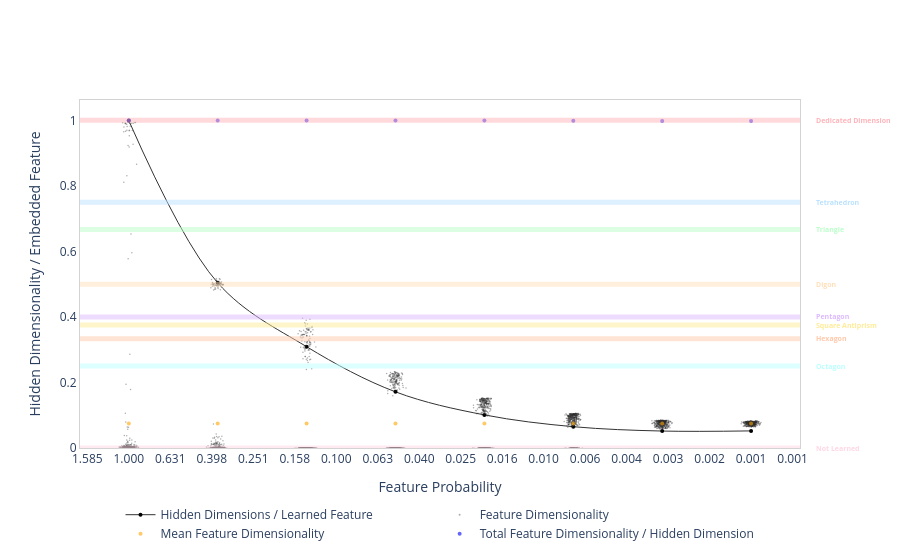

The notebook cell saved with this chart:
### Code cell
fig.show()

### Figure 1 — Plotly figure (JSON) as saved in the notebook; plotly's stock layout.template omitted (floating-point values rounded to 4 significant figures; data arrays with more than 128 entries replaced by an {"elided": "..."} marker saying what was removed)
{"data": [{"hovertemplate": "Hidden Dimensions / Learned Feature: %{y:.3f}<extra></extra>", "line": {"color": "#333333", "shape": "spline", "width": 1}, "marker": {"color": "black", "size": 4}, "mode": "lines+markers", "name": "Hidden Dimensions / Learned Feature", "type": "scatter", "x": [1.0, 0.3728, 0.1389, 0.05179, 0.01931, 0.007197, 0.002683, 0.001], "y": [0.9993, 0.504, 0.3092, 0.1714, 0.101, 0.06502, 0.05176, 0.05219]}, {"hovertemplate": "Feature Dimensionality: %{y:.3f}<extra></extra>", "marker": {"color": "#333333", "opacity": 0.4, "size": 1.5}, "mode": "markers", "name": "Feature Dimensionality", "type": "scatter", "x": {"elided": "3200 float values"}, "y": {"elided": "3200 float values"}}, {"hovertemplate": "Mean Feature Dimensionality: %{y:.3f}<extra></extra>", "marker": {"color": "orange", "opacity": 0.6, "size": 4}, "mode": "markers", "name": "Mean Feature Dimensionality", "type": "scatter", "x": [1.0, 0.3728, 0.1389, 0.05179, 0.01931, 0.007197, 0.002683, 0.001], "y": [0.07498, 0.07498, 0.07494, 0.07493, 0.07495, 0.07491, 0.07487, 0.07484]}, {"hovertemplate": "Total Feature Dimensionality / Hidden Dimension: %{y:.3f}<extra></extra>", "marker": {"color": "blue", "opacity": 0.6, "size": 4}, "mode": "markers", "name": "Total Feature Dimensionality / Hidden Dimension", "type": "scatter", "x": [1.0, 0.3728, 0.1389, 0.05179, 0.01931, 0.007197, 0.002683, 0.001], "y": [0.9997, 0.9998, 0.9993, 0.9991, 0.9993, 0.9988, 0.9983, 0.9978]}], "layout": {"annotations": [{"font": {"color": "rgb(255, 179, 186)", "size": 7, "weight": "bold"}, "showarrow": false, "text": "Dedicated Dimension", "x": 1.02, "xanchor": "left", "xref": "paper", "y": 1, "yref": "y"}, {"font": {"color": "rgb(186, 225, 255)", "size": 7, "weight": "bold"}, "showarrow": false, "text": "Tetrahedron", "x": 1.02, "xanchor": "left", "xref": "paper", "y": 0.75, "yref": "y"}, {"font": {"color": "rgb(186, 255, 201)", "size": 7, "weight": "bold"}, "showarrow": false, "text": "Triangle", "x": 1.02, "xanchor": "left", "xref": "paper", "y": 0.6667, "yref": "y"}, {"font": {"color": "rgb(255, 223, 186)", "size": 7, "weight": "bold"}, "showarrow": false, "text": "Digon", "x": 1.02, "xanchor": "left", "xref": "paper", "y": 0.5, "yref": "y"}, {"font": {"color": "rgb(221, 186, 255)", "size": 7, "weight": "bold"}, "showarrow": false, "text": "Pentagon", "x": 1.02, "xanchor": "left", "xref": "paper", "y": 0.4, "yref": "y"}, {"font": {"color": "rgb(255, 235, 150)", "size": 7, "weight": "bold"}, "showarrow": false, "text": "Square Antiprism", "x": 1.02, "xanchor": "left", "xref": "paper", "y": 0.375, "yref": "y"}, {"font": {"color": "rgb(255, 200, 170)", "size": 7, "weight": "bold"}, "showarrow": false, "text": "Hexagon", "x": 1.02, "xanchor": "left", "xref": "paper", "y": 0.3333, "yref": "y"}, {"font": {"color": "rgb(186, 255, 255)", "size": 7, "weight": "bold"}, "showarrow": false, "text": "Octagon", "x": 1.02, "xanchor": "left", "xref": "paper", "y": 0.25, "yref": "y"}, {"font": {"color": "rgb(255, 214, 229)", "size": 7, "weight": "bold"}, "showarrow": false, "text": "Not Learned", "x": 1.02, "xanchor": "left", "xref": "paper", "y": 0, "yref": "y"}], "legend": {"orientation": "h", "x": 0.5, "xanchor": "center", "y": -0.15, "yanchor": "top"}, "margin": {"r": 100}, "paper_bgcolor": "white", "plot_bgcolor": "white", "shapes": [{"line": {"color": "rgba(255, 179, 186, 0.5)", "width": 5}, "type": "line", "x0": 0, "x1": 1, "xref": "x domain", "y0": 1, "y1": 1, "yref": "y"}, {"line": {"color": "rgba(186, 225, 255, 0.5)", "width": 5}, "type": "line", "x0": 0, "x1": 1, "xref": "x domain", "y0": 0.75, "y1": 0.75, "yref": "y"}, {"line": {"color": "rgba(186, 255, 201, 0.5)", "width": 5}, "type": "line", "x0": 0, "x1": 1, "xref": "x domain", "y0": 0.6667, "y1": 0.6667, "yref": "y"}, {"line": {"color": "rgba(255, 223, 186, 0.5)", "width": 5}, "type": "line", "x0": 0, "x1": 1, "xref": "x domain", "y0": 0.5, "y1": 0.5, "yref": "y"}, {"line": {"color": "rgba(221, 186, 255, 0.5)", "width": 5}, "type": "line", "x0": 0, "x1": 1, "xref": "x domain", "y0": 0.4, "y1": 0.4, "yref": "y"}, {"line": {"color": "rgba(255, 235, 150, 0.5)", "width": 5}, "type": "line", "x0": 0, "x1": 1, "xref": "x domain", "y0": 0.375, "y1": 0.375, "yref": "y"}, {"line": {"color": "rgba(255, 200, 170, 0.5)", "width": 5}, "type": "line", "x0": 0, "x1": 1, "xref": "x domain", "y0": 0.3333, "y1": 0.3333, "yref": "y"}, {"line": {"color": "rgba(186, 255, 255, 0.5)", "width": 5}, "type": "line", "x0": 0, "x1": 1, "xref": "x domain", "y0": 0.25, "y1": 0.25, "yref": "y"}, {"line": {"color": "rgba(255, 214, 229, 0.5)", "width": 5}, "type": "line", "x0": 0, "x1": 1, "xref": "x domain", "y0": 0, "y1": 0, "yref": "y"}], "showlegend": true, "xaxis": {"autorange": "reversed", "dtick": 0.2, "linecolor": "lightgray", "linewidth": 1, "mirror": true, "showgrid": false, "showline": true, "tickformat": ".3f", "title": {"text": "Feature Probability"}, "type": "log"}, "yaxis": {"linecolor": "lightgray", "linewidth": 1, "mirror": true, "rangemode": "tozero", "showgrid": false, "showline": true, "title": {"text": "Hidden Dimensionality / Embedded Feature"}}}}
